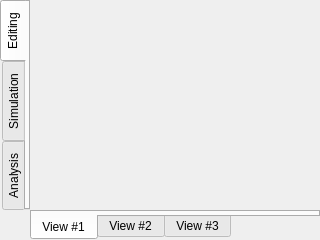
<?xml version="1.0" encoding="UTF-8"?>
<ui version="4.0">
 <class>CentralWidget</class>
 <widget class="QWidget" name="CentralWidget">
  <property name="geometry">
   <rect>
    <x>0</x>
    <y>0</y>
    <width>320</width>
    <height>240</height>
   </rect>
  </property>
  <layout class="QGridLayout" name="gridLayout">
   <property name="margin">
    <number>0</number>
   </property>
   <property name="spacing">
    <number>0</number>
   </property>
   <item row="0" column="0">
    <widget class="QTabWidget" name="mode">
     <property name="sizePolicy">
      <sizepolicy hsizetype="Minimum" vsizetype="Expanding">
       <horstretch>0</horstretch>
       <verstretch>0</verstretch>
      </sizepolicy>
     </property>
     <property name="tabPosition">
      <enum>QTabWidget::West</enum>
     </property>
     <widget class="QWidget" name="editing">
      <attribute name="title">
       <string>Editing</string>
      </attribute>
     </widget>
     <widget class="QWidget" name="simulation">
      <attribute name="title">
       <string>Simulation</string>
      </attribute>
     </widget>
     <widget class="QWidget" name="analysis">
      <attribute name="title">
       <string>Analysis</string>
      </attribute>
     </widget>
    </widget>
   </item>
   <item row="1" column="1">
    <widget class="QTabWidget" name="view">
     <property name="sizePolicy">
      <sizepolicy hsizetype="Expanding" vsizetype="Minimum">
       <horstretch>0</horstretch>
       <verstretch>0</verstretch>
      </sizepolicy>
     </property>
     <property name="tabPosition">
      <enum>QTabWidget::South</enum>
     </property>
     <widget class="QWidget" name="view1">
      <attribute name="title">
       <string>View #1</string>
      </attribute>
     </widget>
     <widget class="QWidget" name="view2">
      <attribute name="title">
       <string>View #2</string>
      </attribute>
     </widget>
     <widget class="QWidget" name="view3">
      <attribute name="title">
       <string>View #3</string>
      </attribute>
     </widget>
    </widget>
   </item>
  </layout>
 </widget>
 <resources/>
 <connections/>
</ui>
